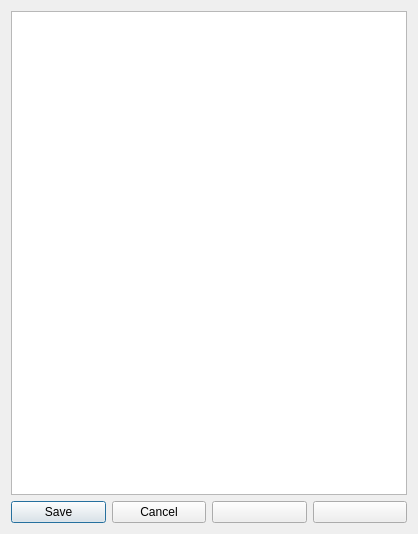
<?xml version="1.0" encoding="UTF-8"?>
<ui version="4.0">
 <class>newProfile</class>
 <widget class="QDialog" name="newProfile">
  <property name="geometry">
   <rect>
    <x>0</x>
    <y>0</y>
    <width>418</width>
    <height>534</height>
   </rect>
  </property>
  <property name="windowTitle">
   <string>Manage profiles</string>
  </property>
  <layout class="QGridLayout" name="gridLayout">
   <item row="0" column="0" colspan="4">
    <widget class="QListWidget" name="profileList"/>
   </item>
   <item row="1" column="0">
    <widget class="QPushButton" name="saveButton">
     <property name="text">
      <string>Save</string>
     </property>
    </widget>
   </item>
   <item row="1" column="1">
    <widget class="QPushButton" name="cancelButton">
     <property name="text">
      <string>Cancel</string>
     </property>
    </widget>
   </item>
   <item row="1" column="2">
    <widget class="QPushButton" name="addButton">
     <property name="text">
      <string/>
     </property>
     <property name="icon">
      <iconset resource="resources.qrc">
       <normaloff>:/icons/plusicon.png</normaloff>:/icons/plusicon.png</iconset>
     </property>
    </widget>
   </item>
   <item row="1" column="3">
    <widget class="QPushButton" name="removeButton">
     <property name="text">
      <string/>
     </property>
     <property name="icon">
      <iconset resource="resources.qrc">
       <normaloff>:/icons/minusicon.png</normaloff>:/icons/minusicon.png</iconset>
     </property>
    </widget>
   </item>
  </layout>
 </widget>
 <resources>
  <include location="resources.qrc"/>
 </resources>
 <connections/>
</ui>
